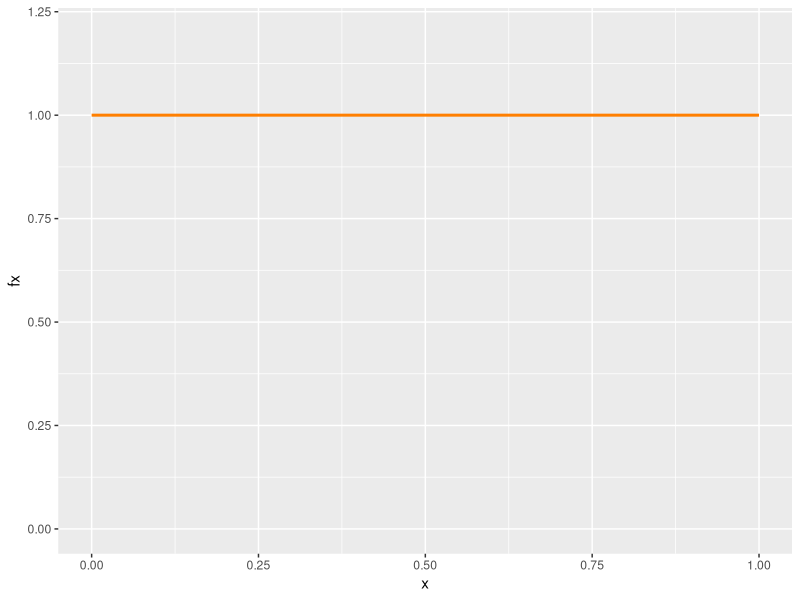
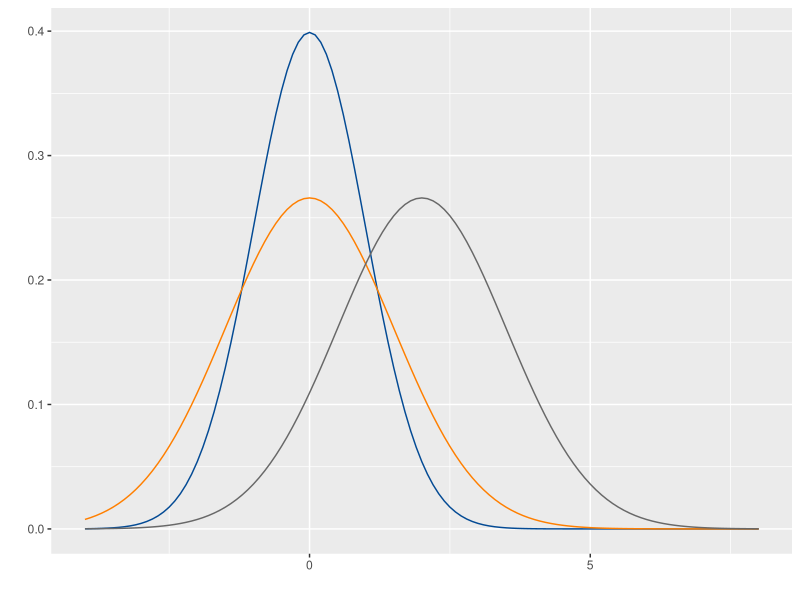
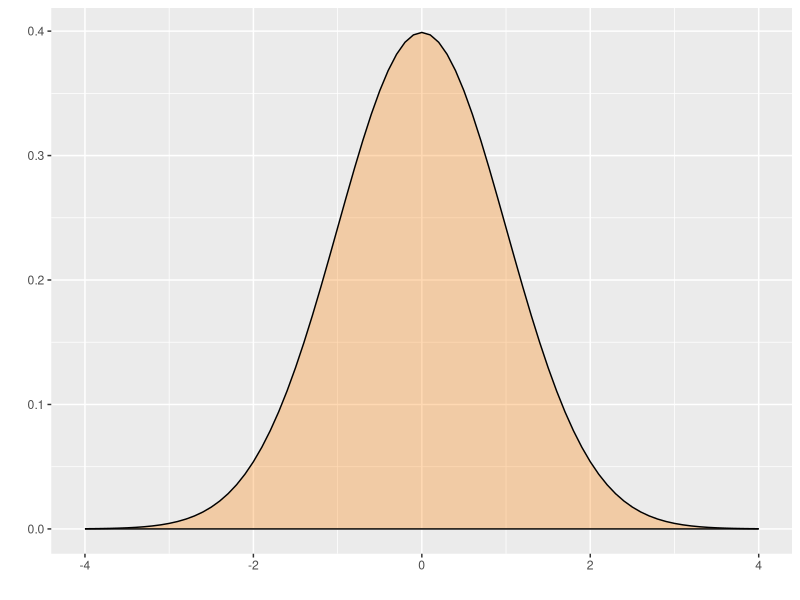

Write R code to recreate these figures, in order. (Note: this script raises an error after producing the figures.)
## ---- chunk 1
knitr::opts_chunk$set(echo = TRUE, message = FALSE, warning = FALSE, comment = NA)
## ---- chunk 2
# uniforme
library(ggplot2)
x= c(0,1) 
fx=c(1,1) 
dat=data.frame(x,fx)
ggplot(data=dat,aes(x=x, y=fx))+ 
scale_y_continuous(limits=c(0,1.2))+
geom_line(size = 1, color="#FF7F00") 
## ---- chunk 3
# Distribucion normal
library(ggfortify)

p=ggdistribution(dnorm, seq(-4, 8, 0.1), mean = 0, sd = 1,colour = "#034A94")
p=ggdistribution(dnorm, seq(-4, 8, 0.1), mean = 0, sd = 1.5,colour = "#FF7F00", p=p)
ggdistribution(dnorm, seq(-4, 8, 0.1),   mean = 2, sd = 1.5,colour = "#686868", p=p)
## ---- chunk 4
library(ggfortify)
ggdistribution(dnorm, seq(-4, 4, 0.1), mean = 0, sd = 1,fill = "#FF7F00")
## ---- chunk 5
knitr::include_graphics("img/norm01.png")
## ---- chunk 6
#exponencial
library(ggfortify)
p=ggdistribution(dexp, seq(0, 10, 0.1),rate=1 ,colour = "#FF7F00")
p=ggdistribution(dexp, seq(0, 10, 0.1),rate=2 ,colour ="#034A94", p=p)
ggdistribution(dexp, seq(0, 10, 0.1),rate=0.5,colour = "#686868", p=p)
## ---- chunk 7
library(ggfortify)
ggdistribution(pexp, seq(0, 10, 0.1),rate=1 ,colour = "#FF7F00")
## ---- chunk 8
# gamma
library(ggfortify)
p=ggdistribution(dgamma, seq(0, 15, 0.1),shape=3,rate=1 ,colour= "#FF7F00")
p=ggdistribution(dgamma, seq(0, 15, 0.1),shape=2,rate=1 ,colour = "#034A94", p=p)
ggdistribution(dgamma, seq(0, 15, 0.1),shape=5,rate=1,colour = "#686868", p=p)

## ---- chunk 9
pgamma(10,3,0.5, lower.tail = FALSE)
## ---- chunk 10
# weibull
library(ggfortify)
p=ggdistribution(dweibull, seq(0, 5, 0.01),shape=0.8,scale=1 ,colour = "#FF7F00")
p=ggdistribution(dweibull, seq(0, 5, 0.01),shape=2,scale=1 ,colour = "#034A94", p=p)
ggdistribution(dweibull, seq(0, 5, 0.01),shape=2,scale=2,colour = "#686868", p=p)
